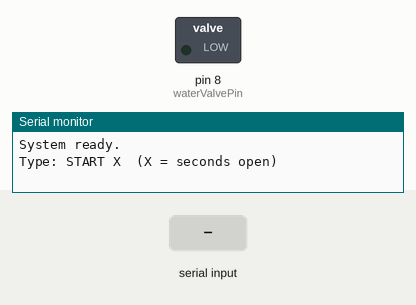
The sketch below on a simulated Arduino Uno, built with avr-gcc and run on an emulated ATmega328P. On the bench: switched loads named in the sketch (green lamp = pin HIGH), the last lines printed to the serial monitor. The inputs (shaded band) are chosen by the test bench.

Above: at 1.2 s.
1.3 s: "START 1\n" received over Serial
At 2.1 s:
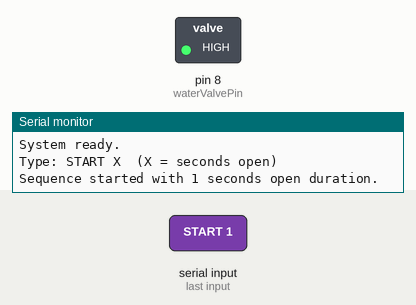
3.8 s: "START 150\n" received over Serial
Timing chart, 0 to 6.8 s (numbered marks = the images above; inputs shaded):
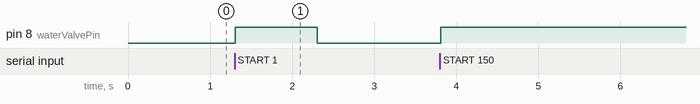

Measured:
- after the input at 1.3 s, pin 8 (waterValvePin): LOW → HIGH at once, → LOW 1.0 s later

The sketch:

lickport_calibration.ino
```cpp
// ==============================================================
// Lick Port System - Calibration Code
// ==============================================================

/*
 * Command format via Serial: START X
 * X = duration in seconds for opening the valve
 * System delivers 100 drops with 2s interval between each
 */

const int waterValvePin = 8;       // Digital pin controlling water valve

// Time parameters
const unsigned long closedDuration = 2000; // 2-second valve closed
const int totalPulses = 100;              // Total number of pulses to deliver

unsigned long openDuration = 2000; // default 2 seconds (ms)
unsigned long stateStartTime = 0;
int pulseCount = 0;

// State machine variables
enum class ValveState : uint8_t {IDLE, OPEN, CLOSED, FINISHED}; // Define valve control states
ValveState currentState = ValveState::IDLE;

String inputCommand = "";

void setup() {
    Serial.begin(9600);
    pinMode(waterValvePin, OUTPUT);
    digitalWrite(waterValvePin, LOW);   // Ensure valve is closed at startup
    Serial.println("System ready.");
    Serial.println("Type: START X  (X = seconds open)");
}

void loop() {
    unsigned long currentTime = millis();

    // ----- SERIAL COMMAND -----
    while (Serial.available()) {
        char c = Serial.read();

        if (c == '\n') {                   // End of command
            inputCommand.trim();            // Remove whitespace

            if (inputCommand.startsWith("START")) { // Command starts with START
                int spaceIndex = inputCommand.indexOf(' ');
                if (spaceIndex > 0) {
                    int seconds = inputCommand.substring(spaceIndex + 1).toInt(); // Extract number of seconds
                    if (seconds > 0) {
                        openDuration = (unsigned long)seconds * 1000; // Convert to ms
                        pulseCount = 0;                               // Reset pulse count
                        stateStartTime = currentTime;
                        currentState = ValveState::OPEN;
                        Serial.print("Sequence started with ");
                        Serial.print(seconds);
                        Serial.println(" seconds open duration.");
                    }
                }
            }
            inputCommand = "";  // Clear buffer
        } else {
            inputCommand += c;  // Build command string
        }
    }

    // ----- STATE MACHINE -----
    switch (currentState) {
        case ValveState::IDLE: // Waiting for command
            break;

        case ValveState::OPEN:
            digitalWrite(waterValvePin, HIGH); // Open valve
            if(currentTime - stateStartTime >= openDuration) {
                digitalWrite(waterValvePin, LOW); // Close valve
                stateStartTime = currentTime;
                pulseCount++;
                Serial.print("Pulse ");
                Serial.print(pulseCount);
                Serial.println(" completed");

                if (pulseCount >= totalPulses) {
                    currentState = ValveState::FINISHED;
                    Serial.println("Sequence finished.");
                } else {
                    currentState = ValveState::CLOSED; // Go to closed state for next pulse
                }
            }
            break;

        case ValveState::CLOSED:
            if(currentTime - stateStartTime >= closedDuration) {
                stateStartTime = currentTime;
                currentState = ValveState::OPEN; // Next pulse
            }
            break;

        case ValveState::FINISHED:
            digitalWrite(waterValvePin, LOW); // Ensure valve is closed
            break;
    }
}
```
